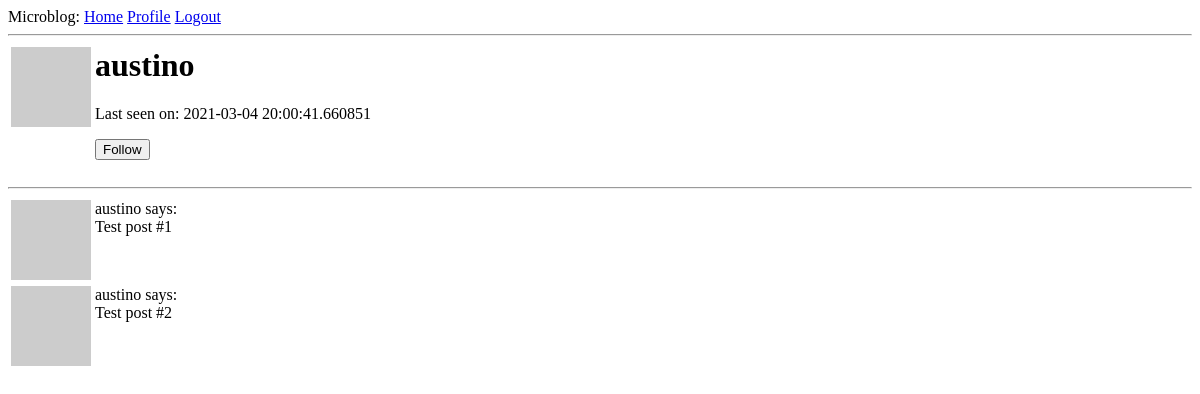
/user/austino (signed in), run on an earlier commit of the app's database.
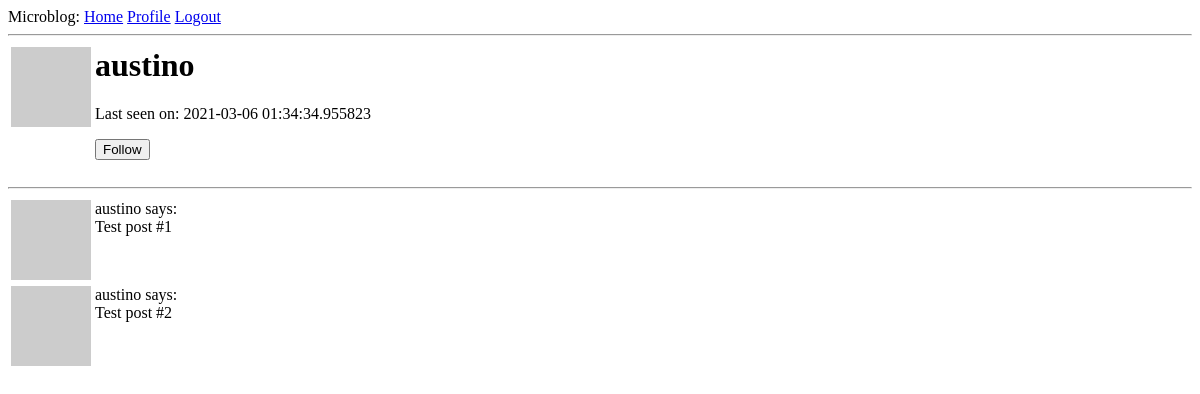
And on a later commit of the database.
### app/models.py (models this page shows, shortened)
class User(UserMixin, db.Model):
    id = db.Column(db.Integer, primary_key=True)
    username = db.Column(db.String(64), unique=True, index=True)
    email = db.Column(db.String(120), unique=True, index=True)
    password_hash = db.Column(db.String(128))
    about_me = db.Column(db.String(140))
    last_seen = db.Column(db.DateTime, default=datetime.utcnow)
    posts = db.relationship('Post', backref='author', lazy='dynamic')
    followed = db.relationship(
        'User', secondary=followers,
        primaryjoin=(followers.c.follower_id == id),
        secondaryjoin=(followers.c.followed_id == id),
        backref=db.backref('followers', lazy='dynamic'), lazy='dynamic'
    )
    def __str__(self):
        return "<User: {}>".format(self.username)
    __repr__ = __str__
    def avatar(self, size):
        digest = md5(self.email.lower().encode('utf-8')).hexdigest()
        return 'https://www.gravatar.com/avatar/{}?d=identicon&s={}'.format(
            digest, size)
    def is_following(self, user):
        return self.followed.filter(
            followers.c.followed_id == user.id).count() > 0

### app/routes.py (the view)
@app.route('/user/<username>')
def user(username):
    form = EmptyForm()
    user = User.query.filter_by(username=username).first_or_404()
    posts = [
        {'author': user, 'body': 'Test post #1'},
        {'author': user, 'body': 'Test post #2'}
    ]
    return render_template('user.html', user=user, posts=posts, form=form)

### app/forms.py
class EmptyForm(FlaskForm):
    submit = SubmitField('Submit')

### app/models.py (called while the page is built)
@login.user_loader
def load_user(id):
    return User.query.get(int(id))

### app/routes.py (called while the page is built)
@app.before_request
def before_request():
    if current_user.is_authenticated:
        current_user.last_seen = datetime.utcnow()
        db.session.commit()

### app/templates/user.html (shortened to what this page needs)
{% extends "base.html" %}
{% block content %}
  <table>
    <tr valign="top">
      <td><img src="{{ user.avatar(128) }}"></td>
      <td>
        <h1>{{ user.username }}</h1>
        {% if user.last_seen %}<p>Last seen on: {{ user.last_seen }}</p>{% endif %}
        {% if user == current_user %}
        <p><a href="{{ url_for('edit_profile') }}">Edit Profile</a></p>
        {% elif not current_user.is_following(user) %}
        <p>
          <form action="{{ url_for('follow', username=user.username) }}" method="post">
            {{ form.submit(value="Follow") }}
          </form>
        </p>
        {% endif %}
      </td>
    </tr>
  </table>
  <hr>
  {% for post in posts %}
    {% include "_post.html" %}
  {% endfor %}
{% endblock content %}

### app/templates/_post.html
<table>
    <tr valign="top">
        <td><img src="{{ post.author.avatar(32) }}"></td>
        <td>{{ post.author.username }} says: <br>{{ post.body }}</td>
    </tr>
</table>

What changed in the data, as far as the page shows it:
changed User "austino": last_seen "2021-03-04 20:00:41.660851" → "2021-03-06 01:34:34.955823"
